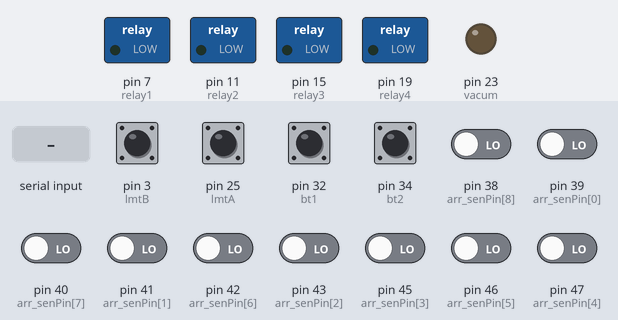
This sketch was run on a simulated Arduino Mega 2560, built with avr-gcc and run on an emulated ATmega2560. On the bench: switched loads named in the sketch (green lamp = pin HIGH), output pins drawn as LEDs (lit = HIGH). The inputs (shaded band) are chosen by the test bench; at power-on: pin 3 (lmtB), pin 25 (lmtA), pin 32 (bt1), pin 34 (bt2) HIGH, pin 38 (arr_senPin[8]), pin 39 (arr_senPin[0]), pin 40 (arr_senPin[7]), pin 41 (arr_senPin[1]), pin 42 (arr_senPin[6]), pin 43 (arr_senPin[2]), pin 45 (arr_senPin[3]), pin 46 (arr_senPin[5]), pin 47 (arr_senPin[4]) LOW. What the sketch prints to the serial monitor is not drawn.

Above: at 1.2 s.
1.3 s: "5\n" received over Serial
At 1.6 s:
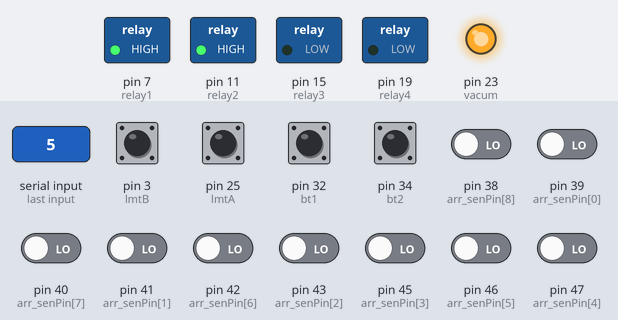
2.8 s: pin 34 (bt2) pulled LOW for 0.15 s
At 3.0 s:
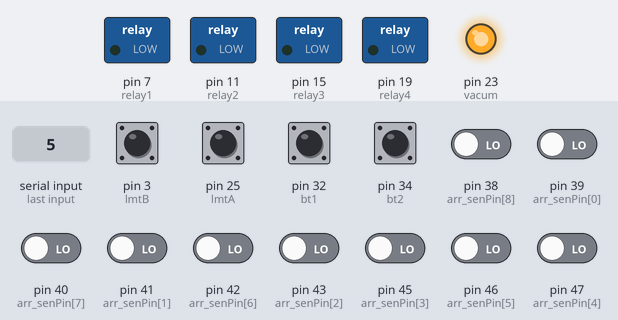
4.4 s: "4\n" received over Serial
At 4.8 s:
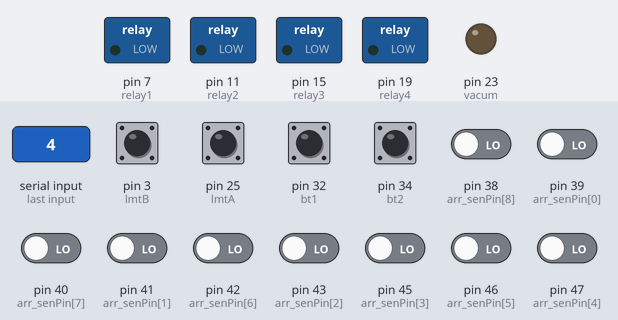
5.9 s: pin 34 (bt2) pulled LOW for 1 s
At 6.7 s:
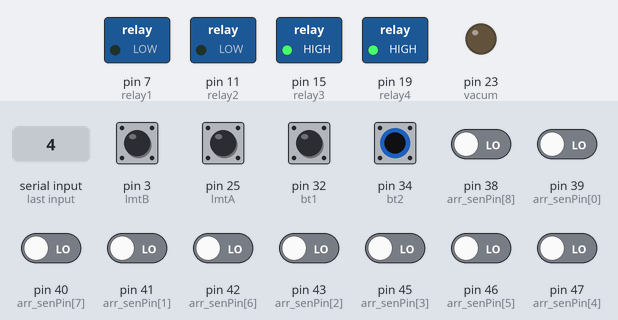
8.4 s: "1\n" received over Serial
At 9.1 s:
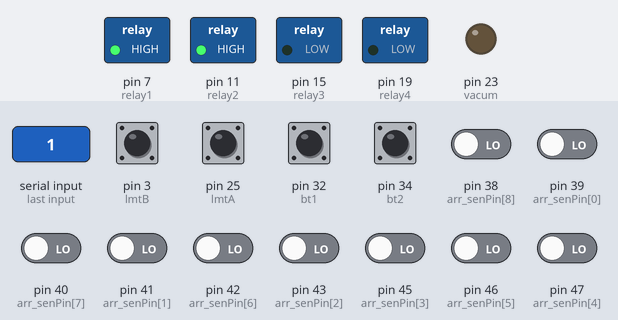
Timing chart, 0 to 11.4 s (numbered marks = the images above; inputs shaded):
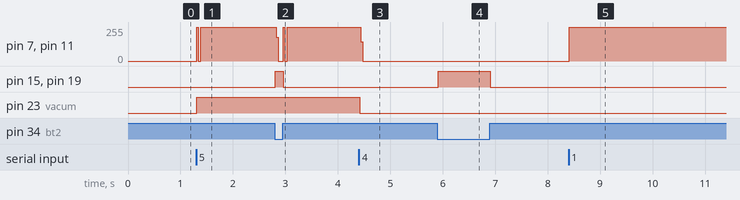

The sketch:

Tes_Sensor.ino
```cpp
#include <Arduino_FreeRTOS.h>
#define bt1 32
#define bt2 34
#define lmtB 3
#define vacum 23   // Define the pin for the relay
#define relay1 7   // Define the pin for the relay
#define relay2 11  // Define the pin for the relay
#define relay3 15  // Define the pin for the relay
#define relay4 19  // Define the pin for the relay
#define buzzer 13
#define lmtA 25

// int arr_senPin[10] = { 38, 40, 42, 44, 46, 47, 45, 43, 41, 39 };
int arr_senPin[9] = { 39, 41, 43, 45, 47, 46, 42, 40, 38 };


void TaskComm(void *pvParameters);
void TaskSensor(void *pvParameters);
void Taskbt(void *pvParameters);

//inisiasi relay dan sensor
void init_relay() {
  pinMode(vacum, OUTPUT);
  pinMode(relay1, OUTPUT);
  pinMode(relay2, OUTPUT);
  pinMode(relay3, OUTPUT);
  pinMode(relay4, OUTPUT);
}
void init_sensor() {
  pinMode(arr_senPin[0], INPUT);
  pinMode(arr_senPin[1], INPUT);
  pinMode(arr_senPin[2], INPUT);
  pinMode(arr_senPin[3], INPUT);
  pinMode(arr_senPin[4], INPUT);
  pinMode(arr_senPin[5], INPUT);
  pinMode(arr_senPin[6], INPUT);
  pinMode(arr_senPin[7], INPUT);
  pinMode(arr_senPin[8], INPUT);
}

void init_bt() {
  pinMode(bt1, INPUT_PULLUP);
  pinMode(bt2, INPUT_PULLUP);
  pinMode(lmtB, INPUT_PULLUP);
  pinMode(lmtA, INPUT_PULLUP);
}


// Fungsi-Fungsi yang ada di mega
void Naik() {
  digitalWrite(relay1, HIGH);
  digitalWrite(relay2, HIGH);
  digitalWrite(relay3, LOW);
  digitalWrite(relay4, LOW);
}
void Turun() {
  digitalWrite(relay1, LOW);
  digitalWrite(relay2, LOW);
  digitalWrite(relay3, HIGH);
  digitalWrite(relay4, HIGH);
}
void Hisap() {
  digitalWrite(vacum, HIGH);
}

void Lepas() {
  digitalWrite(vacum, LOW);
}

void Sedot() {
  Hisap();
  Naik();
}

void stop() {
  digitalWrite(relay1, LOW);
  digitalWrite(relay2, LOW);
  digitalWrite(relay3, LOW);
  digitalWrite(relay4, LOW);
}

void setup() {
  Serial.begin(9600);
  Serial.setTimeout(1);
  init_relay();
  init_sensor();
  init_bt();
  // pinMode(buzzer, OUTPUT);
  xTaskCreate(
    TaskComm, "Comm", 128, NULL, 2, NULL);
  xTaskCreate(
    TaskSensor, "Sensor", 128, NULL, 3, NULL);
  xTaskCreate(
    Taskbt, "Button", 128, NULL, 1, NULL);
}

int arr_sens[10];

void baca_sensor() {
  for (int i = 0; i < 9; i++) {
    arr_sens[i] = digitalRead(arr_senPin[i]);
    delay(5);
  }
}

void send_sensor_values() {
  for (int i = 0; i < 9; i++) {
    Serial.print(arr_sens[i]);
    if (i < 8) {
      Serial.print(",");
    }
  }
  Serial.println();
}

String input;
void loop() {
}

void TaskComm(void *pvParameters) {
  (void)pvParameters;
  for (;;) {
    if (Serial.available() > 0) {
      input = Serial.readStringUntil('\n');
    }
    vTaskDelay(1);
  }
}

void TaskSensor(void *pvParameters)  // This is a task.
{
  (void)pvParameters;
  for (;;) {
    baca_sensor();
    send_sensor_values();
    // Naik();
    // delay(2000);
    // Turun();
    // delay(2000);
    vTaskDelay(1);  // one tick delay (15ms) in between reads for stability
  }
}

void Taskbt(void *pvParameters) {
  (void)pvParameters;

  for (;;) {
    bool tombolUp = digitalRead(bt1);
    bool tombolDown = digitalRead(bt2);
    bool limitBottom = digitalRead(lmtB);
    bool limitTop = digitalRead(lmtA);

    // Serial.print(tombolUp);
    // Serial.print(tombolDown);
    // Serial.print(limitBottom);
    // Serial.println(limitTop);

    /*
    tombolUp == LOW (dipencet)
    tombolUp == HIGH (ga dipencet)
    tombolDown == LOW (dipencet)
    tombolDown == HIGH (ga dipencet)
    */

    if (tombolUp == LOW && tombolDown == HIGH && limitBottom == HIGH && limitTop == HIGH) {
      Naik();
    } else if (tombolUp == LOW && tombolDown == HIGH && limitBottom == LOW && limitTop == HIGH) {
      Naik();
    } else if (input == "1" && tombolUp == HIGH && tombolDown == HIGH && limitBottom == LOW && limitTop == HIGH) {
      Naik();
    } else if (input == "1" && tombolUp == HIGH && tombolDown == HIGH && limitBottom == HIGH && limitTop == HIGH) {
      Naik();
    } else if (input == "1" && tombolUp == HIGH && tombolDown == HIGH && limitBottom == HIGH && limitTop == LOW) {
      stop();
    } else if (tombolUp == HIGH && tombolDown == LOW && limitBottom == HIGH && limitTop == HIGH) {
      Turun();
    } else if (tombolUp == HIGH && tombolDown == LOW && limitBottom == HIGH && limitTop == LOW) {
      Turun();
    } else if (input == "2" && tombolUp == HIGH && tombolDown == HIGH && limitBottom == HIGH && limitTop == HIGH) {
      Turun();
    } else if (input == "2" && tombolUp == HIGH && tombolDown == HIGH && limitBottom == HIGH && limitTop == LOW) {
      Turun();
    } else if (input == "2" && tombolUp == HIGH && tombolDown == HIGH && limitBottom == LOW && limitTop == HIGH) {
      stop();
    } else if (tombolUp == HIGH && tombolDown == HIGH && limitBottom == LOW && limitTop == HIGH) {
      stop();
      if (input == "4") {
        Lepas();
      }
      if (input == "5") {
        Sedot();
      }
    } else if (tombolUp == HIGH && tombolDown == HIGH && limitBottom == HIGH && limitTop == LOW) {
      stop();
      if (input == "4") {
        Lepas();
      }
      if (input == "5") {
        Hisap();
        stop();
      }
    } else if (tombolUp == HIGH && tombolDown == HIGH && limitBottom == HIGH && limitTop == HIGH) {
      stop();
      if (input == "4") {
        Lepas();
      }
      if (input == "5") {
        Sedot();
      }
    } else if (tombolUp == LOW && tombolDown == LOW && limitBottom == HIGH && limitTop == LOW) {
      stop();
    } else if (tombolUp == LOW && tombolDown == HIGH && limitBottom == HIGH && limitTop == LOW) {
      stop();
    } else if (tombolUp == LOW && tombolDown == LOW && limitBottom == LOW && limitTop == HIGH) {
      stop();
    } else if (tombolUp == LOW && tombolDown == LOW && limitBottom == LOW && limitTop == LOW) {
      stop();
      // } else if (input == "3" && tombolUp == HIGH && tombolDown == HIGH && limitBottom == LOW) {
      //   Hisap();
      // } else if (input == "3" && tombolUp == HIGH && tombolDown == HIGH && limitBottom == HIGH) {
      //   Hisap();
      // } else if (input == "4" && tombolUp == HIGH && tombolDown == HIGH && limitBottom == LOW) {
      //   Lepas();
      // } else if (input == "4" && tombolUp == HIGH && tombolDown == HIGH && limitBottom == HIGH) {
      //   Lepas();
      //   // } else if (input == "5" && tombolUp == HIGH && tombolDown == HIGH && limitBottom == LOW) {
      //   //   Sedot();
      // } else if (input == "5" && tombolUp == HIGH && tombolDown == HIGH && limitBottom == HIGH) {
      //   Sedot();
    } else {
      stop();
      Lepas();
    }
    vTaskDelay(1);
  }
}
```

Measured:
- after the input at 1.3 s, pin 7 (relay1), pin 11 (relay2): 0/255 → 255/255 at once; pin 23 (vacum): LOW → HIGH at once
- after the input at 2.8 s, pin 7 (relay1), pin 11 (relay2): 255/255 → 0/255 at once, → 255/255 0.14 s later; pin 15 (relay3), pin 19 (relay4): LOW → HIGH at once, → LOW 0.15 s later
- after the input at 4.4 s, pin 7 (relay1), pin 11 (relay2): 255/255 → 0/255 at once; pin 23 (vacum): HIGH → LOW at once
- after the input at 5.9 s, pin 15 (relay3), pin 19 (relay4): LOW → HIGH at once, → LOW 1.0 s later
- after the input at 8.4 s, pin 7 (relay1), pin 11 (relay2): 0/255 → 255/255 at once
